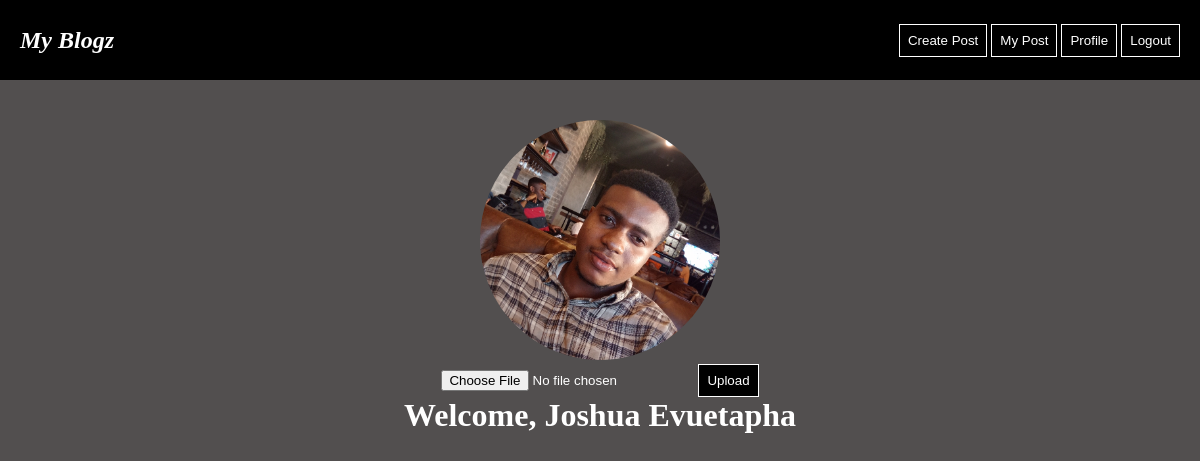
Screenshot of /profile (signed in) with the database file from the repository.
### blog_app/models.py (models this page shows)
class User(AbstractUser):
    profile_image = models.FileField(upload_to="profiles")

### blog_app/views.py (the view)
# urls.py: path("profile", my_profile),
@login_required(login_url="/signin")
def my_profile(request):
    return render(request, "profile.html")

### blog_app/templates/profile.html (shortened to what this page needs)
{% extends "./base.html" %}
{% load static%}
{% block content %}
    <div class="profile-container">
        <div>
            <img class="profile-img" src="{{user.profile_image}}"/>
        </div>
        <form  action="/upload" method="POST" enctype="multipart/form-data">
            <input type="file" name="image" accept="image/*" />
            <button>Upload</button>
        </form>
        <h1> Welcome, {{user.first_name}} {{user.last_name}} </h1>
    </div>
{% endblock %}

### blog_app/static/css/style.css (style rules this page uses)
* { margin: 0; box-sizing: border-box; color: white; }
body { background-color: rgb(82, 79, 79); }
button { border: 1px solid white; background-color: black; padding: 8px; }
.profile-container { display: flex; flex-direction: column; align-items: center; }
.profile-img { width: 240px; height: 240px; border-radius: 100%; }

### rows the page displays
User: profile_image (picture), first_name "Joshua", last_name "Evuetapha"
